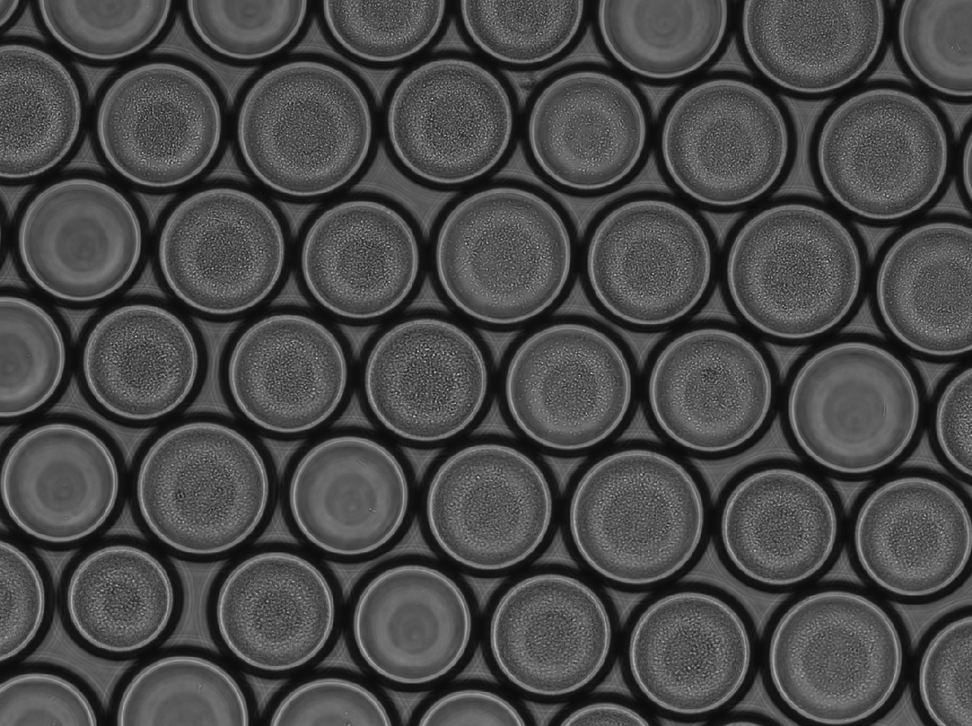
%> input picture droplet_histograms/Figure1/images/brightfield/20190611_150um.BMP, 972 x 726 px, shrunk from 1281 x 957 before the run
$ octave dropletvariation_150um_MC.m   (GNU Octave 9; MATLAB toolbox functions it lacks are replaced by stand-ins)
%> lines starting %> are read from the running program, lines starting %| are printed output that depends on the picture
%requires 4 brightfield and ImageJ-edited fluorescence photos to have more
%than 100 droplets for 150 um diameter droplets

%construct full brightfield microscopy image
image1 = imread('images/brightfield/20190611_150um.BMP');
%> image1 is the input picture: size 726x972x3 uint8; min 11, max 213, mean 72.9
image2 = imread('images/brightfield/20190611_150um_1.BMP');
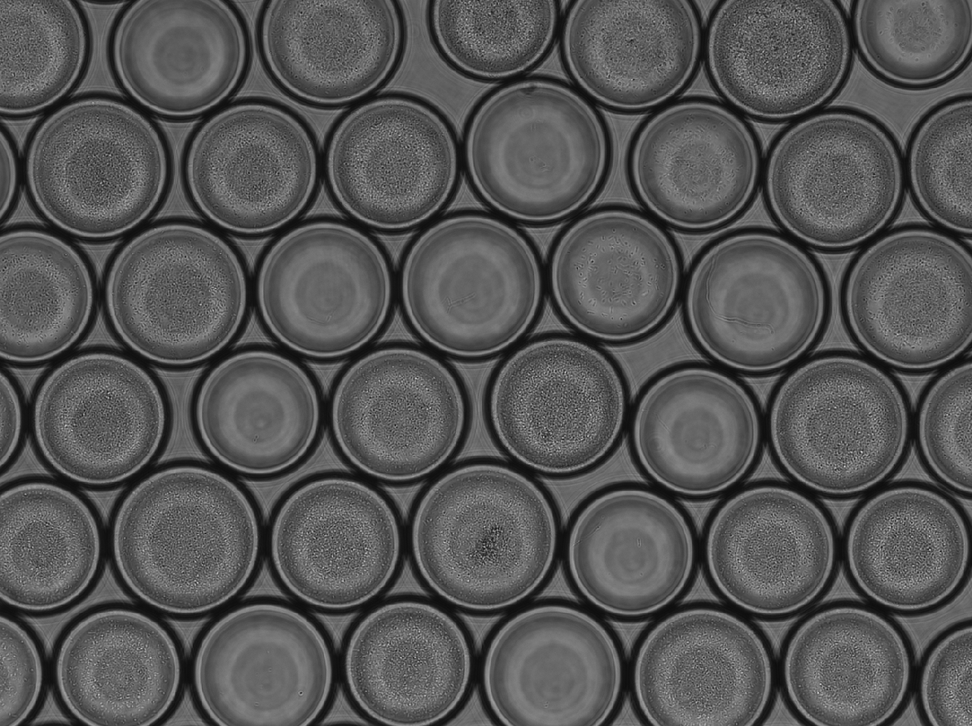
%> input picture droplet_histograms/Figure1/images/brightfield/20190611_150um_1.BMP, 972 x 726 px, shrunk from 1281 x 957 before the run
%> image2 is the input picture: size 726x972x3 uint8; min 13, max 208, mean 85
image3 = imread('images/brightfield/20190611_150um_2.BMP');
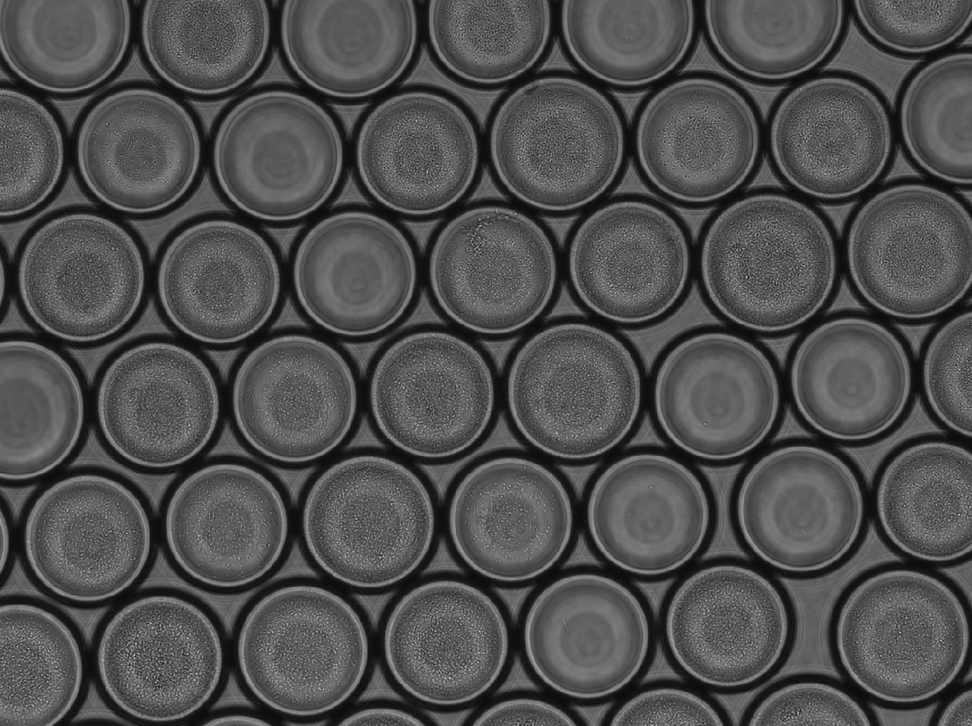
%> input picture droplet_histograms/Figure1/images/brightfield/20190611_150um_2.BMP, 972 x 726 px, shrunk from 1281 x 957 before the run
%> image3 is the input picture: size 726x972x3 uint8; min 11, max 206, mean 78.4
image4 = imread('images/brightfield/20190611_150um_3.BMP');
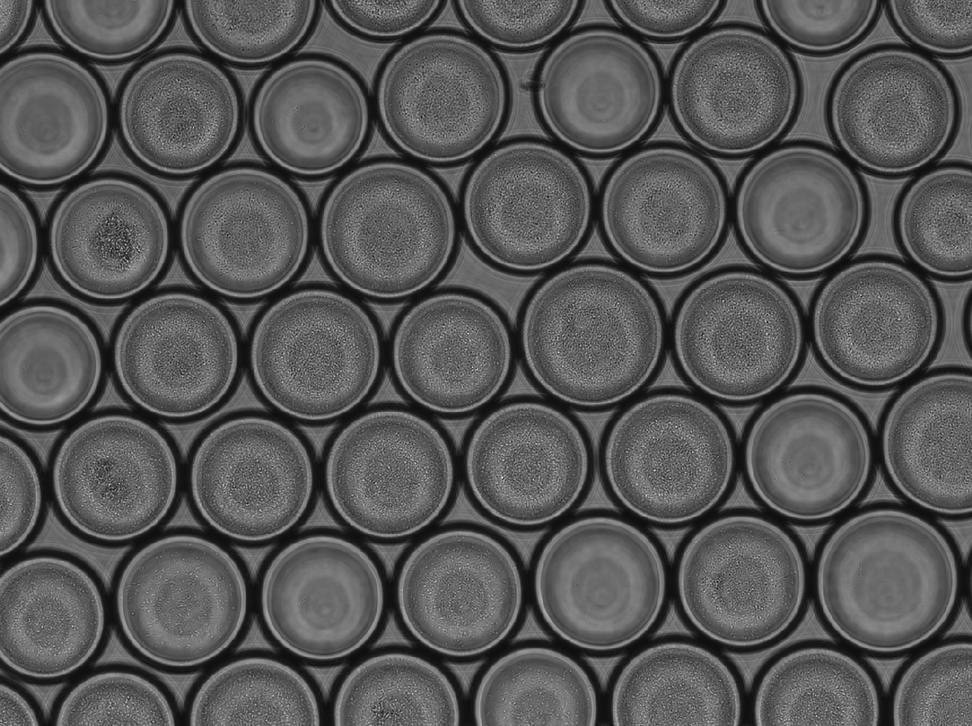
%> input picture droplet_histograms/Figure1/images/brightfield/20190611_150um_3.BMP, 972 x 726 px, shrunk from 1281 x 957 before the run
%> image4 is the input picture: size 726x972x3 uint8; min 13, max 239, mean 85.9
image_total = [image1 image2 image3 image4];
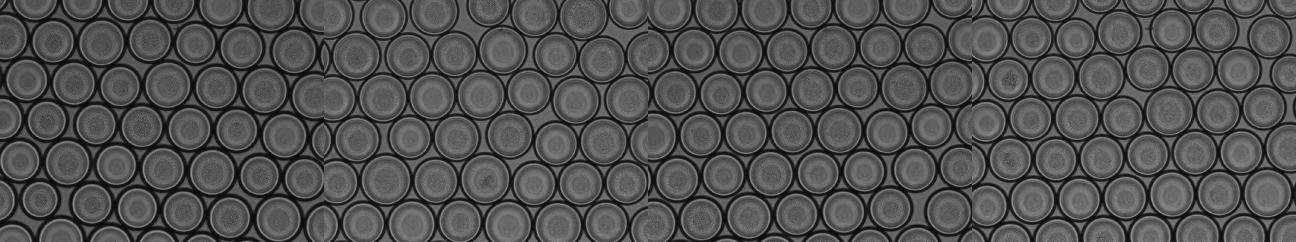
%> image_total: size 726x3888x3 uint8 (shown at 1/3 size); min 11, max 239, mean 80.5
%construct full fluorescence image
image_fluor1 = (imread('images/fluor/C2-20190611_150um_f.jpg'));
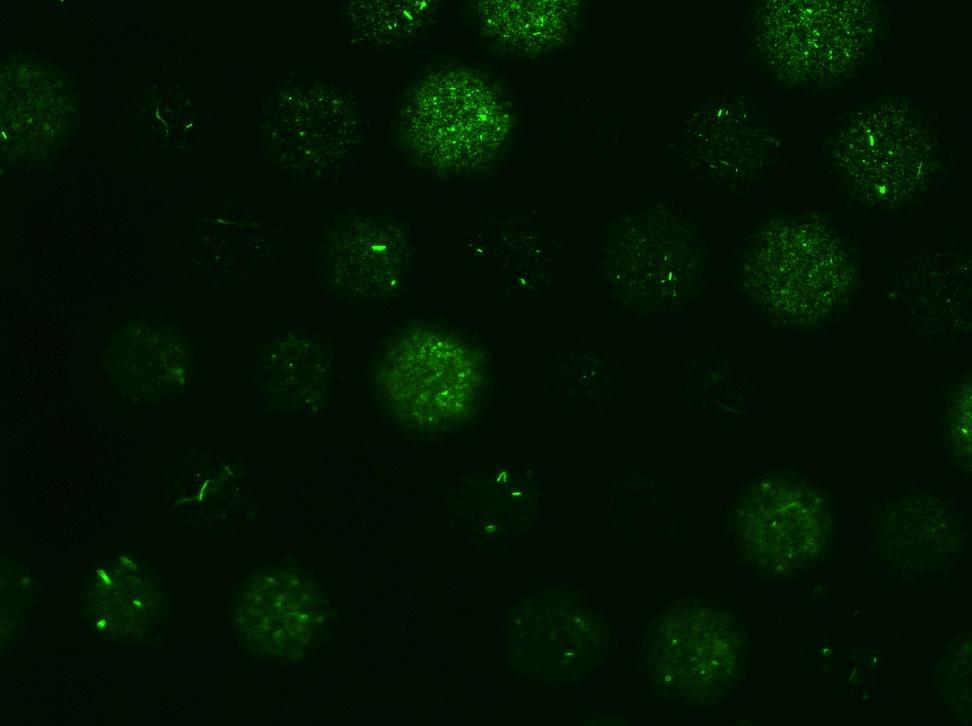
%> input picture droplet_histograms/Figure1/images/fluor/C2-20190611_150um_f.jpg, 972 x 726 px, shrunk from 1281 x 957 before the run
%> image_fluor1 is the input picture: size 726x972x3 uint8; mean R, G, B 1.7, 18.6, 1.4
image_fluor2 = (imread('images/fluor/C2-20190611_150um_1_f.jpg'));
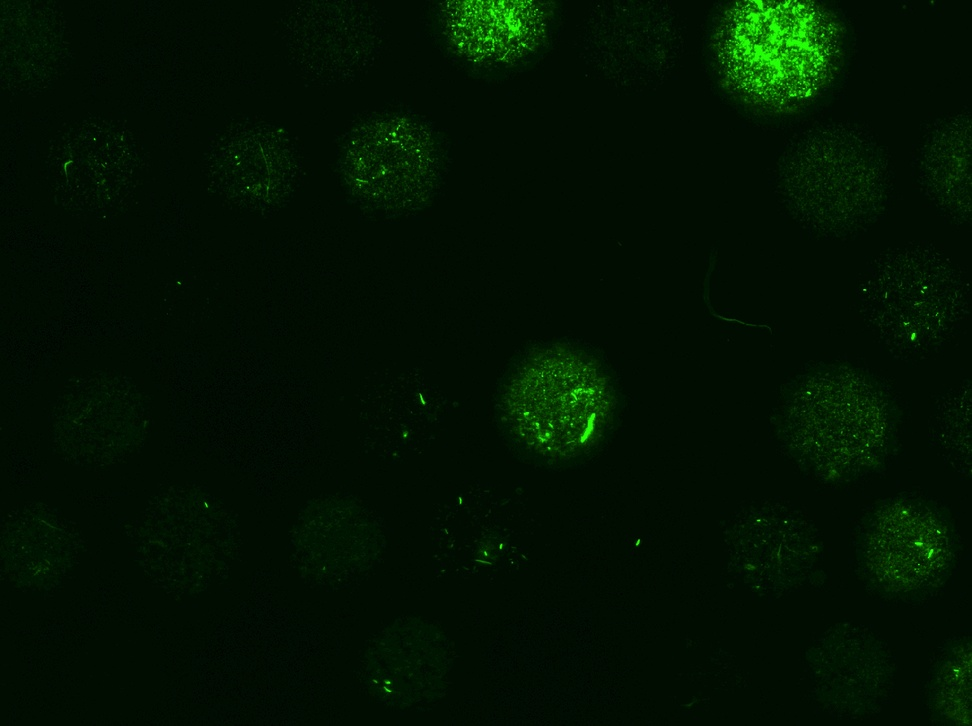
%> input picture droplet_histograms/Figure1/images/fluor/C2-20190611_150um_1_f.jpg, 972 x 726 px, shrunk from 1281 x 957 before the run
%> image_fluor2 is the input picture: size 726x972x3 uint8; mean R, G, B 1.8, 18.7, 1.4
%> (the run ends here)
